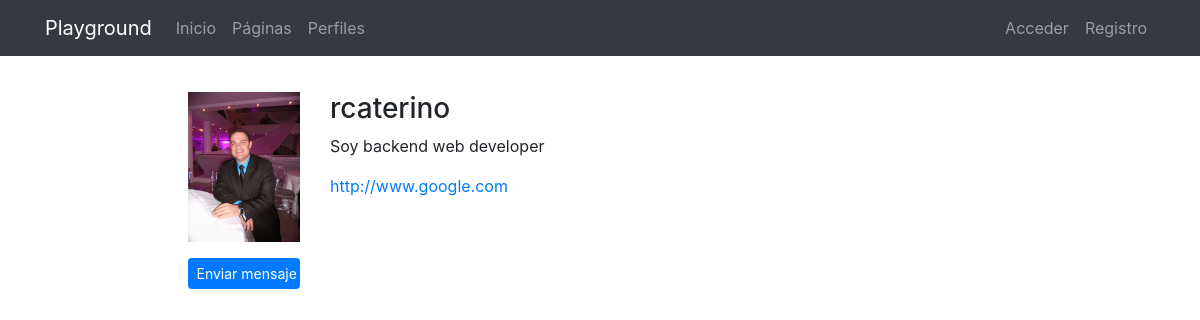
The app's page /profiles/rcaterino/ with its own data.
### registration/models.py (models this page shows)
class Profile(models.Model):
    user = models.OneToOneField(User, on_delete=models.CASCADE)
    avatar = models.ImageField(upload_to=custom_upload_to, null=True, blank=True)
    bio = models.TextField(null=True, blank=True)
    link = models.URLField(max_length=200, null=True, blank=True)
    class Meta:
        ordering = ['user__username']

### profiles/views.py (the view)
# urls.py: path('<username>/', ProfileDetailView.as_view(), name='detail'),
class ProfileDetailView(DetailView):
    model = Profile
    template_name = 'profiles/profile_detail.html'
    def get_object(self):
        return get_object_or_404(Profile, user__username=self.kwargs['username'])

### profiles/templates/profiles/profile_detail.html (shortened to what this page needs)
{% extends 'core/base.html' %}
{% load static %}
{% block content %}
<main role="main">
  <div class="container">
    <div class="row mt-3">
      <div class="col-md-9 mx-auto mb-5">
        <form action="" method="post" enctype="multipart/form-data">{% csrf_token %}
          <div class="row">
            <div class="col-md-2">
              {% if profile.avatar %}
                <img src="{{profile.avatar.url}}" class="img-fluid">
              {% else %}
                <img src="{% static 'registration/img/no-avatar.jpg' %}" class="img-fluid">
              {% endif %}
              {% if request.user != profile.user %}
                <a href="{% url 'messenger:start' profile.user.username %}" class="btn btn-primary btn-sm btn-block mt-3">
                  Enviar mensaje
                </a>
              {% endif %}
            </div>
            <div class="col-md-10">
              <h3>{{profile.user}}</h3>
              {% if profile.bio %}<p>{{profile.bio}}</p>{% endif %}
              {% if profile.link %}<p><a href="{{profile.link}}" target="_blank">{{profile.link}}</a></p>{% endif %}
            </div>
          </div>
        </form>
      </div>
    </div>
  </div>
</main>
{% endblock %}

### core/static/core/css/main.css (style rules this page uses)
main { padding-top: 20px; }
:root { --jumbotron-padding-y: 3rem; }

### records on screen
Profile: avatar (picture), user "rcaterino", bio "Soy backend web developer", link "http://www.google.com"
